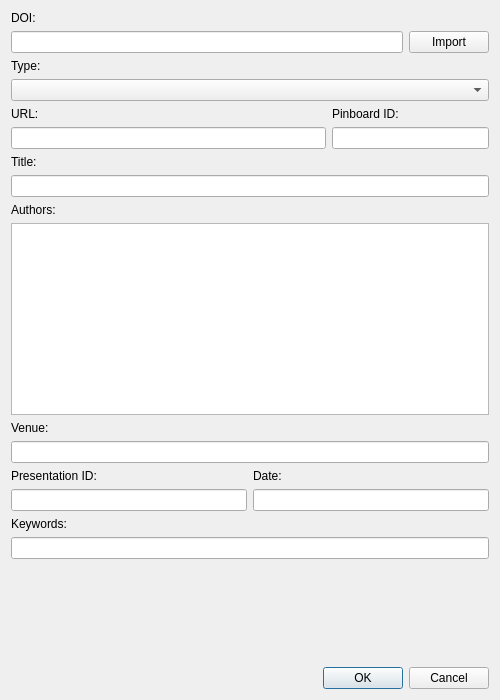
<?xml version="1.0" encoding="UTF-8"?>
<ui version="4.0">
 <class>DialogPresentation</class>
 <widget class="QDialog" name="DialogPresentation">
  <property name="geometry">
   <rect>
    <x>0</x>
    <y>0</y>
    <width>500</width>
    <height>700</height>
   </rect>
  </property>
  <property name="windowTitle">
   <string>Presentation details</string>
  </property>
  <layout class="QVBoxLayout" name="verticalLayout">
   <item>
    <widget class="QLabel" name="label">
     <property name="text">
      <string>DOI:</string>
     </property>
    </widget>
   </item>
   <item>
    <layout class="QHBoxLayout" name="horizontalLayout">
     <item>
      <widget class="QLineEdit" name="tbDOI"/>
     </item>
     <item>
      <widget class="QPushButton" name="pushButton">
       <property name="text">
        <string>Import</string>
       </property>
      </widget>
     </item>
    </layout>
   </item>
   <item>
    <widget class="QLabel" name="label_2">
     <property name="text">
      <string>Type:</string>
     </property>
    </widget>
   </item>
   <item>
    <widget class="QComboBox" name="cbType"/>
   </item>
   <item>
    <layout class="QHBoxLayout" name="horizontalLayout_2" stretch="2,1">
     <item>
      <widget class="QLabel" name="label_3">
       <property name="text">
        <string>URL:</string>
       </property>
      </widget>
     </item>
     <item>
      <widget class="QLabel" name="label_4">
       <property name="text">
        <string>Pinboard ID:</string>
       </property>
      </widget>
     </item>
    </layout>
   </item>
   <item>
    <layout class="QHBoxLayout" name="horizontalLayout_3" stretch="2,1">
     <item>
      <widget class="QLineEdit" name="tbURL"/>
     </item>
     <item>
      <widget class="QLineEdit" name="tbPinboard"/>
     </item>
    </layout>
   </item>
   <item>
    <widget class="QLabel" name="label_5">
     <property name="text">
      <string>Title:</string>
     </property>
    </widget>
   </item>
   <item>
    <widget class="QLineEdit" name="tbTitle"/>
   </item>
   <item>
    <widget class="QLabel" name="label_6">
     <property name="text">
      <string>Authors:</string>
     </property>
    </widget>
   </item>
   <item>
    <widget class="QPlainTextEdit" name="tbAuthors"/>
   </item>
   <item>
    <widget class="QLabel" name="label_7">
     <property name="text">
      <string>Venue:</string>
     </property>
    </widget>
   </item>
   <item>
    <widget class="QLineEdit" name="tbVenue"/>
   </item>
   <item>
    <layout class="QHBoxLayout" name="horizontalLayout_5" stretch="0,0">
     <property name="topMargin">
      <number>0</number>
     </property>
     <item>
      <widget class="QLabel" name="label_9">
       <property name="text">
        <string>Presentation ID:</string>
       </property>
      </widget>
     </item>
     <item>
      <widget class="QLabel" name="label_8">
       <property name="text">
        <string>Date:</string>
       </property>
      </widget>
     </item>
    </layout>
   </item>
   <item>
    <layout class="QHBoxLayout" name="horizontalLayout_4" stretch="0,0">
     <property name="topMargin">
      <number>0</number>
     </property>
     <item>
      <widget class="QLineEdit" name="tbPresentationID"/>
     </item>
     <item>
      <widget class="QLineEdit" name="tbDate"/>
     </item>
    </layout>
   </item>
   <item>
    <widget class="QLabel" name="label_10">
     <property name="text">
      <string>Keywords:</string>
     </property>
    </widget>
   </item>
   <item>
    <widget class="QLineEdit" name="tbKeywords"/>
   </item>
   <item>
    <spacer name="verticalSpacer">
     <property name="orientation">
      <enum>Qt::Vertical</enum>
     </property>
     <property name="sizeHint" stdset="0">
      <size>
       <width>20</width>
       <height>40</height>
      </size>
     </property>
    </spacer>
   </item>
   <item>
    <widget class="QDialogButtonBox" name="buttonBox">
     <property name="standardButtons">
      <set>QDialogButtonBox::Cancel|QDialogButtonBox::Ok</set>
     </property>
    </widget>
   </item>
  </layout>
 </widget>
 <resources/>
 <connections/>
</ui>
